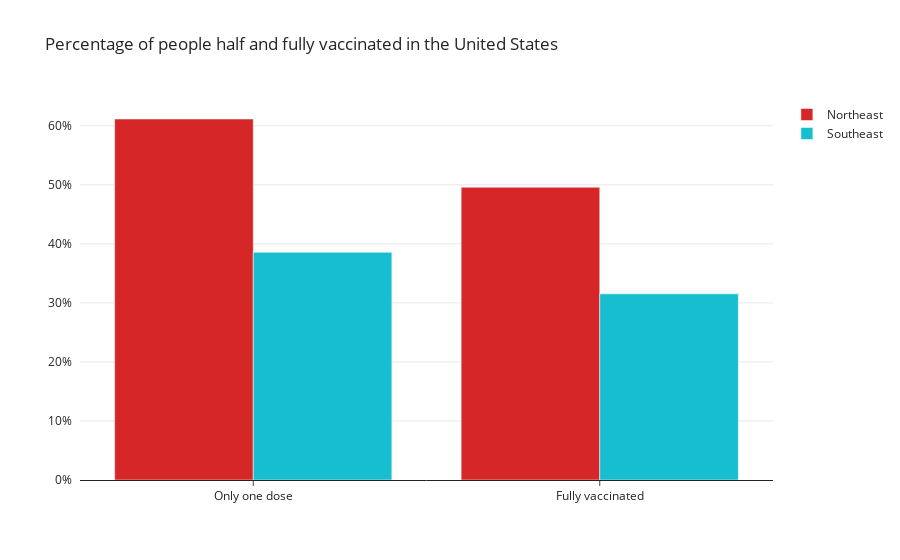

Notebook code cell kept with this figure:
### Code cell
fig3 = px.bar(pop_perc_all_gp, x='vaccinated', y='percentage',  color ='states', barmode='group', title='Percentage of people half and fully vaccinated in the United States',
            labels={
                 "percentage": "",
                 "vaccinated": "",
                 "states": "",
                
             },
            color_discrete_map={ # replaces default color mapping by value
                "Southeast": "#17becf", "Northeast": "#d62728"
            },
            category_orders={"states": ["Northeast", "Southeast"]
                        },
             template="simple_white"
            )
fig3.update_yaxes(ticksuffix="%", showgrid=True, showline=False, tickwidth=0, tickcolor='white')
fig3.update_xaxes(showline=True, zeroline=True)
fig3.show()

### Figure 1 — Plotly figure (JSON) as saved in the notebook; plotly's stock layout.template omitted (floating-point values rounded to 4 significant figures)
{"data": [{"alignmentgroup": "True", "hovertemplate": "=%{y}<extra></extra>", "legendgroup": "Northeast", "marker": {"color": "#d62728"}, "name": "Northeast", "offsetgroup": "Northeast", "orientation": "v", "showlegend": true, "textposition": "auto", "type": "bar", "x": ["Only one dose", "Fully vaccinated"], "xaxis": "x", "y": [61.14, 49.58], "yaxis": "y"}, {"alignmentgroup": "True", "hovertemplate": "=%{y}<extra></extra>", "legendgroup": "Southeast", "marker": {"color": "#17becf"}, "name": "Southeast", "offsetgroup": "Southeast", "orientation": "v", "showlegend": true, "textposition": "auto", "type": "bar", "x": ["Only one dose", "Fully vaccinated"], "xaxis": "x", "y": [38.56, 31.53], "yaxis": "y"}], "layout": {"barmode": "group", "legend": {"title": {"text": ""}, "tracegroupgap": 0}, "title": {"text": "Percentage of people half and fully vaccinated in the United States"}, "xaxis": {"anchor": "y", "domain": [0, 1], "showline": true, "title": {"text": ""}, "zeroline": true}, "yaxis": {"anchor": "x", "domain": [0, 1], "showgrid": true, "showline": false, "tickcolor": "white", "ticksuffix": "%", "tickwidth": 0, "title": {"text": ""}}}}
